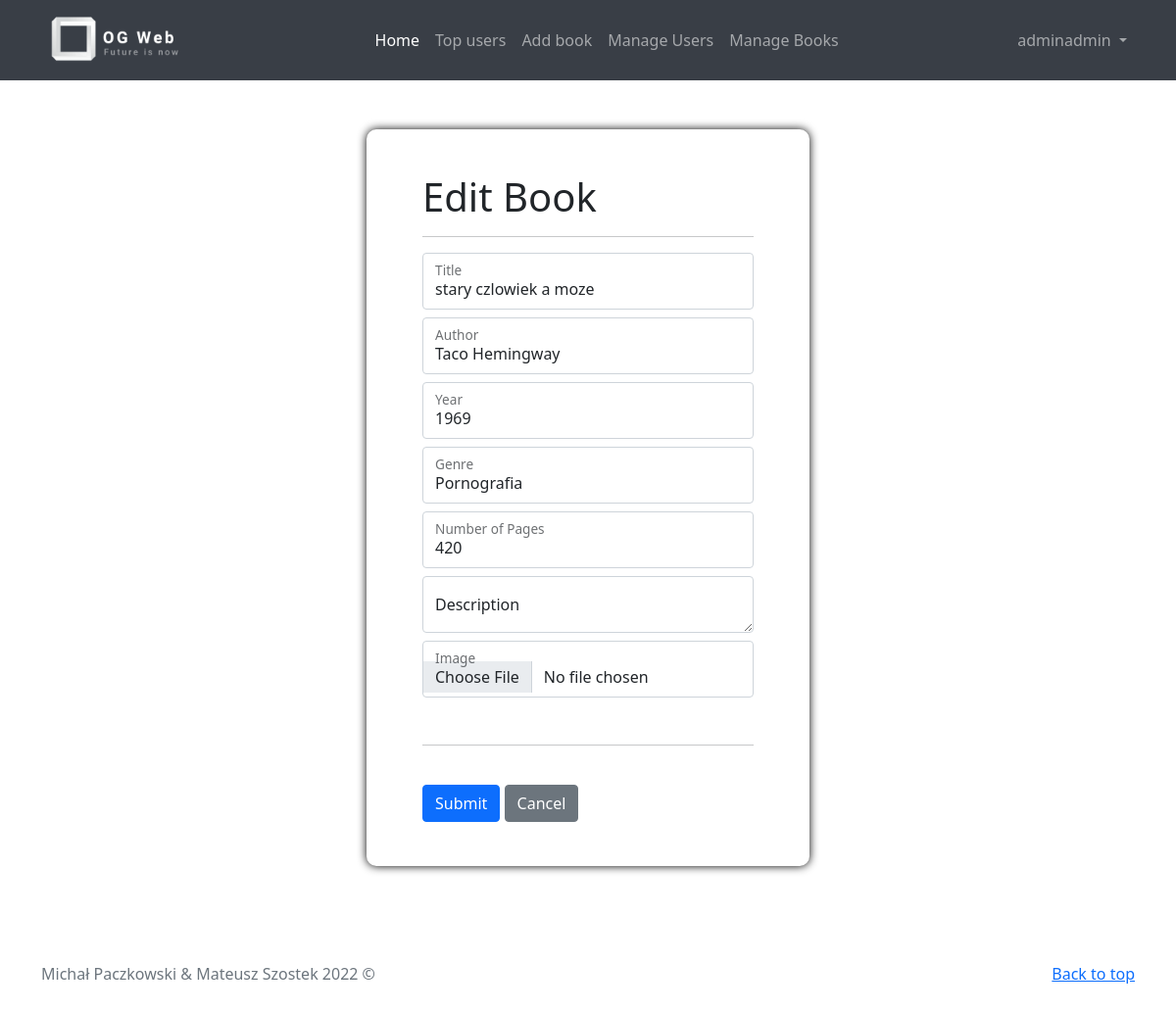
Page /edit_book/2 (signed in) on the committed database.
### app.py (models this page shows)
class User(db.Model, UserMixin):
    id = db.Column(db.Integer, primary_key=True, autoincrement=True)
    username = db.Column(db.String(15), unique=True, nullable=False)
    email = db.Column(db.String(50), unique=True, nullable=False)
    password = db.Column(db.String(80), nullable=False)
    name = db.Column(db.String(50), nullable=False)
    surname = db.Column(db.String(50), nullable=False)
    isAdmin = db.Column(db.Boolean, nullable=False , default=False)
    login_counter = db.Column(db.Integer, nullable=False , default=0)

class Book(db.Model):
    id = db.Column(db.Integer, primary_key=True, autoincrement=True)
    title = db.Column(db.String(50), unique=True, nullable=False)
    author = db.Column(db.String(50), nullable=False)
    year = db.Column(db.Integer, nullable=False)
    genre = db.Column(db.String(50), nullable=False)
    num_pages = db.Column(db.Integer, nullable=False)
    description = db.Column(db.String(500), nullable=False)
    image = db.Column(db.String(50), nullable=False, default='default.jpg')

### app.py (the view, shortened to what this page needs)
@app.route('/edit_book/<int:id>', methods = ['POST', 'GET'])
@login_required
def edit_book(id):
    book = Book.query.get(id)
    if current_user.isAdmin:
        form = BookForm()
        return render_template('edit_book.html', form = form, book = book)

### app.py
class BookForm(FlaskForm):
    title = StringField('Title', validators=[InputRequired(), Length(min=2, max=50)])
    author = StringField('Author', validators=[InputRequired(), Length(min=2, max=50)])
    year = IntegerField('Year', validators=[InputRequired(), NumberRange(min=1, max=2200)])
    genre = StringField('Genre', validators=[InputRequired(), Length(min=2, max=50)])
    num_pages = IntegerField('Number of pages', validators=[InputRequired(), NumberRange(min=1, max=2000)])
    description = TextAreaField('Description', validators=[InputRequired(), Length(min=2, max=500)])
    image = FileField('Image', validators=[FileAllowed(['png'], 'Images only!')])
    submit = SubmitField('Submit')

### app.py (called while the page is built)
@login_menager.user_loader
def load_user(user_id):
    return User.query.get(int(user_id))

### templates/edit_book.html (shortened to what this page needs)
{% extends "base.html" %}
{% block head %}
{{ super() }}
<link rel="stylesheet" href="{{ url_for('static', filename='style/edit.css') }}">
{% endblock %}
  {% block content %}
  <div class="form-wrap d-flex justify-content-center">
    <div class="asd">
        <form method="POST" action="" class="form-container" enctype="multipart/form-data">
            <div class="container">
                <h1>Edit Book</h1>
                <hr>
                    <div class="form-floating mb-2">
                        {{ form.title(class="form-control", id="floatingInput", placeholder="Title", value=book.title) }}
                        <label for="floatingInput">Title</label>
                    </div>
                    <div class="form-floating mb-2">
                        {{ form.author(class="form-control", id="floatingInput", placeholder="Author", value=book.author) }}
                        <label for="floatingInput">Author</label>
                    </div>
                    <div class="form-floating mb-2">
                        {{ form.year(class="form-control", id="floatingInput", placeholder="Year", value=book.year) }}
                        <label for="floatingInput">Year</label>
                    </div>
                    <div class="form-floating mb-2">
                        {{ form.genre(class="form-control", id="floatingInput", placeholder="Genre", value=book.genre) }}
                        <label for="floatingInput">Genre</label>
                    </div>
                    <div class="form-floating mb-2">
                        {{ form.num_pages(class="form-control", id="floatingInput", placeholder="Number of Pages", value=book.num_pages) }}
                        <label for="floatingInput">Number of Pages</label>
                    </div>
                    <div class="form-floating mb-2">
                        {{ form.description(class="form-control", id="floatingInput", placeholder="Description", value=book.description) }}
                        <label for="floatingInput">Description</label>
                    </div>
                    <div class="form-floating mb-2">
                      {{ form.image(class="form-control", id="floatingInput", placeholder="Image") }}
                      <label for="floatingInput">Image</label>
                  </div><br/>
                    <hr>
                    <br>
                        {{ form.submit(class="btn btn-primary") }}
                        <a class="btn btn-secondary" href="{{url_for('home')}}" role="button">Cancel</a>
            </div>
        </form>
    </div>
</div>
  {% endblock %}
  {% block footer %}
  {{ super() }}
  {% endblock %}

### templates/base.html (shortened to what this page needs)
<!DOCTYPE html>
<html lang="en">
<head>
    {% block head %}
    <link href="https://cdn.jsdelivr.net/npm/bootstrap@5.1.3/dist/css/bootstrap.min.css" rel="stylesheet"
>
    {% endblock %}
</head>
<body>
    <div id="navbar">
        {% block navbar %}
        <nav class="navbar navbar-expand-lg navbar-dark" style="background-color: #393e46">
            <div class="container">
                <a class="navbar-brand" href="{{ url_for('home') }}"><img
                        src="{{  url_for('static', filename='img/logo_transparent.png') }}" alt="Logo" class="img-fluid"
                        width="150px" height="100px" /></a>
                <div class="collapse navbar-collapse" id="navbarNavDropdown">
                    <ul class="navbar-nav mx-auto">
                        <li class="nav-item">
                            <a class="nav-link active" href="{{ url_for('home') }}">Home</a>
                        </li>
                        <li class="nav-item">
                            <a class="nav-link" href="{{ url_for('top_user_login') }}">Top users</a>
                        </li>
                        {% if current_user.is_authenticated %}
                        <li class="nav-item">
                            <a class="nav-link" href="{{ url_for('add_book')}}">Add book</a>
                        </li>
                        {% endif %}
                        {% if current_user.isAdmin %}
                        <li class="nav-item">
                            <a class="nav-link" href="{{ url_for('admin_user') }}">Manage Users</a>
                        </li>
                        <li class="nav-item">
                            <a class="nav-link" href="{{ url_for('admin_book') }}">Manage Books</a>
                        </li>
                        {% endif %}
                    </ul>
                    {% if current_user.is_authenticated %}
                    <ul class="navbar-nav">
                        <li class="nav-item dropdown">
                            <a class="nav-link dropdown-toggle" href="#" id="navbarDropdownMenuLink" role="button"
                                data-bs-toggle="dropdown" aria-expanded="false">
                                {{ current_user.username }}
                            </a>
                        </li>
                    </ul>
                    {% else %}
                    <div class="d-flex">
                        <a class="btn btn-secondary" href="{{url_for('login')}}">Login</a> &nbsp;
                        <a class="btn btn-secondary" href="{{url_for('register')}}">Register</a>
                        <ul class="dropdown-menu">
                    </div>
                    {% endif %}
                </div>
            </div>
        </nav>
        {% endblock %}
    </div>
    <div id="content">
        {% block content %}
        {% endblock %}
    </div>
    <div id="footer">
        {% block footer %}
        <footer class="text-muted py-5" style="position: relative; bottom: 0; width: 100%;">
            <div class="container">
                <p class="float-end mb-1">
                    <a href="#">Back to top</a>
                </p>
                <p class="mb-1">Michał Paczkowski & Mateusz Szostek 2022 &copy;</p>
            </div>
        </footer>
        {% endblock %}
    </div>
</body>
</html>

### static/style/edit.css (style rules this page uses)
.form-container { background:#fff; padding: 45px; border-radius: 10px; box-shadow: 0px 0px 10px 0px #000; top: 50px; }
.form-wrap { padding: 50px; }

### rows in the picture
User: username "adminadmin"
Book: title "stary czlowiek a moze", author "Taco Hemingway", year "1969", genre "Pornografia", num_pages "420"
